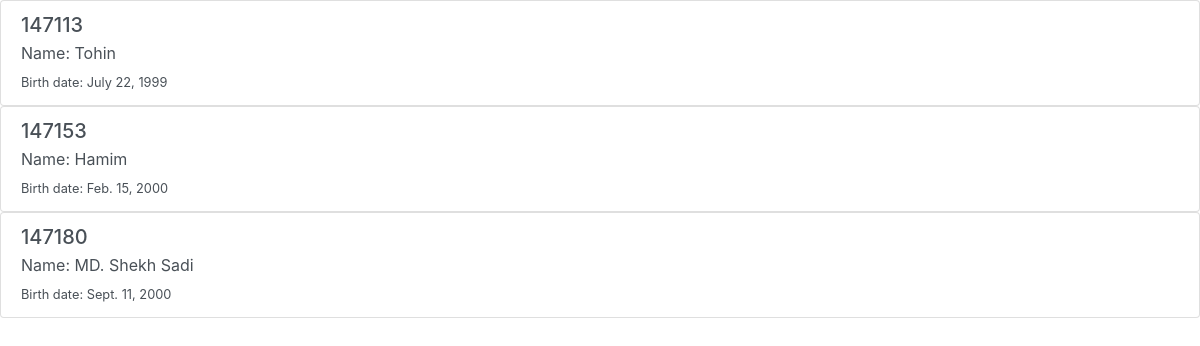
Page /all-student (signed in) on the committed database.
### studentapp/models.py (models this page shows, shortened)
class Student(models.Model):
    name = models.CharField(max_length=50)
    roll = models.IntegerField(primary_key=True, null=False, blank=False, unique=True)
    birth_date = models.DateField(null=False)
    shift = models.CharField(max_length=4, choices=shift_choose)
    session = models.CharField(max_length=15)

### studentapp/views.py (the view)
# urls.py: path("all-student", views.all_student, name="all-student"),
@staff_member_required
def all_student(request):
    all_s = Student.objects.all()
    return render(request, "all_student.html", {'student_list': all_s})

### template/all_student.html (shortened to what this page needs)
<!DOCTYPE html>
<html lang="en">
<head>
    <link rel="stylesheet" href="https://cdn.jsdelivr.net/npm/bootstrap@4.0.0/dist/css/bootstrap.min.css">
</head>
<body>
    {% for student in student_list %}
        <div class="list-group">
            <a href="{% url 'student-details' student.roll %}" class="list-group-item list-group-item-action flex-column align-items-start">
                <div class="d-flex w-100 justify-content-between">
                <h5 class="mb-1">{{ student.roll }}</h5>
                </div>
                <p class="mb-1">Name: {{ student.name }}</p>
                <small>Birth date: {{ student.birth_date }}</small>
            </a>
        </div>
    {% endfor %}
</body>
</html>

### rows in the picture
Student: roll "147113", name "Tohin", birth_date "July 22, 1999"
Student: roll "147153", name "Hamim", birth_date "Feb. 15, 2000"
Student: roll "147180", name "MD. Shekh Sadi", birth_date "Sept. 11, 2000"
